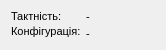
      <widget class="QWidget" name="layoutWidget">
       <property name="geometry">
        <rect>
         <x>10</x>
         <y>20</y>
         <width>151</width>
         <height>32</height>
        </rect>
       </property>
       <layout class="QHBoxLayout" name="horizontalLayout_37">
        <item>
         <layout class="QVBoxLayout" name="verticalLayout_9">
          <property name="spacing">
           <number>3</number>
          </property>
          <item>
           <widget class="QLabel" name="label_84">
            <property name="minimumSize">
             <size>
              <width>69</width>
              <height>0</height>
             </size>
            </property>
            <property name="maximumSize">
             <size>
              <width>69</width>
              <height>11</height>
             </size>
            </property>
            <property name="font">
             <font>
              <pointsize>8</pointsize>
             </font>
            </property>
            <property name="text">
             <string>Тактність:</string>
            </property>
            <property name="alignment">
             <set>Qt::AlignLeading|Qt::AlignLeft|Qt::AlignVCenter</set>
            </property>
           </widget>
          </item>
          <item>
           <widget class="QLabel" name="label_89">
            <property name="minimumSize">
             <size>
              <width>69</width>
              <height>0</height>
             </size>
            </property>
            <property name="maximumSize">
             <size>
              <width>69</width>
              <height>13</height>
             </size>
            </property>
            <property name="font">
             <font>
              <pointsize>8</pointsize>
             </font>
            </property>
            <property name="text">
             <string>Конфігурація:</string>
            </property>
            <property name="alignment">
             <set>Qt::AlignLeading|Qt::AlignLeft|Qt::AlignVCenter</set>
            </property>
           </widget>
          </item>
         </layout>
        </item>
        <item>
         <layout class="QVBoxLayout" name="verticalLayout_11">
          <item>
           <widget class="QLabel" name="label_stroke">
            <property name="minimumSize">
             <size>
              <width>69</width>
              <height>0</height>
             </size>
            </property>
            <property name="maximumSize">
             <size>
              <width>69</width>
              <height>11</height>
             </size>
            </property>
            <property name="font">
             <font>
              <pointsize>8</pointsize>
             </font>
            </property>
            <property name="text">
             <string>-</string>
            </property>
            <property name="alignment">
             <set>Qt::AlignLeading|Qt::AlignLeft|Qt::AlignVCenter</set>
            </property>
           </widget>
          </item>
          <item>
           <widget class="QLabel" name="label_config">
            <property name="minimumSize">
             <size>
              <width>69</width>
              <height>0</height>
             </size>
            </property>
            <property name="maximumSize">
             <size>
              <width>69</width>
              <height>11</height>
             </size>
            </property>
            <property name="font">
             <font>
              <pointsize>8</pointsize>
             </font>
            </property>
            <property name="text">
             <string>-</string>
            </property>
            <property name="alignment">
             <set>Qt::AlignLeading|Qt::AlignLeft|Qt::AlignVCenter</set>
            </property>
           </widget>
          </item>
         </layout>
        </item>
       </layout>
      </widget>
